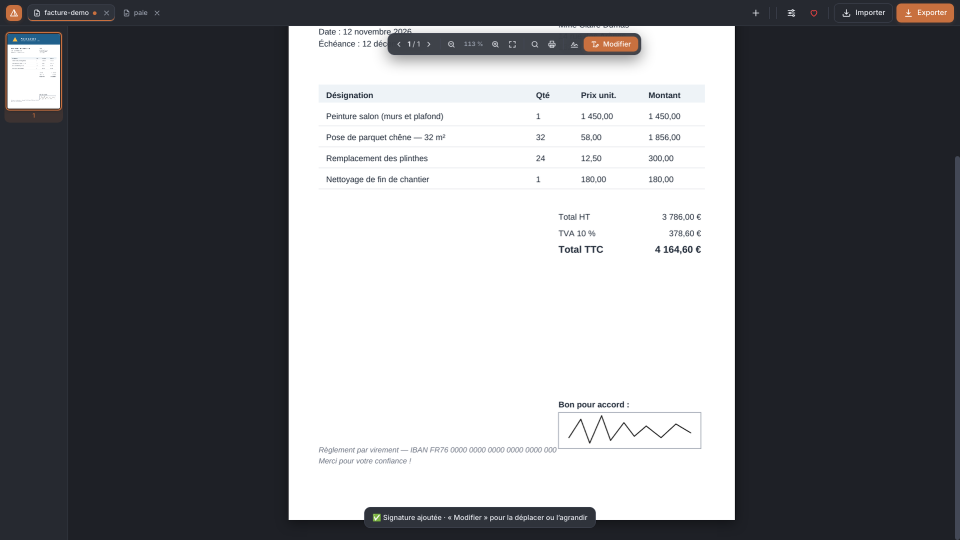
#> input picture store/captures/2-signature.png, 1920 x 1080 px, given in place of icon.png, which was not available (shown at 1/2 size)
$ python promo.py
#> lines starting #> are read from the running program, lines starting #| are printed output that depends on the picture; after the words box and inside, x2 and y2 are one past the last pixel; in counts of white or black regions, pixels touching at a corner belong together
# Images promotionnelles du Microsoft Store : affiche 9:16, image carrée 1:1, image « héros » 16:9 (sans titre)
from PIL import Image, ImageDraw, ImageFilter, ImageFont
import os
H = os.path.dirname(os.path.abspath(__file__)); R = os.path.join(H, '..', '..')
ICON = Image.open(os.path.join(R, 'windows/build/icon.png')).convert('RGBA')
CAP = lambda n: Image.open(os.path.join(R, 'store/captures', n)).convert('RGB')
F = lambda w, s: ImageFont.truetype(f'/usr/share/fonts/opentype/inter/{"InterDisplay-" + w if w != "Regular" else "Inter-Regular"}.otf', s)
BG1, BG2, ACC = (24, 26, 32), (44, 34, 30), (200, 112, 63)

def bg(w, h):
#> called with w = 3840, h = 2160
    im = Image.new('RGB', (w, h), BG1); d = ImageDraw.Draw(im)
    for y in range(h):
        t = y / h; d.line([(0, y), (w, y)], fill=tuple(int(BG1[i] + (BG2[i] - BG1[i]) * t) for i in range(3)))
    glow = Image.new('L', (w, h), 0); ImageDraw.Draw(glow).ellipse([w * .45, -h * .25, w * 1.25, h * .55], fill=90)
#> after `glow = Image.new('L', (w, h), 0)`: glow: PIL image 3840x2160 L; every value is 0
#> after `ImageDraw.Draw(glow).ellipse([w * 0.45, -h * 0.25, w * 1.25, h * 0.55]`:
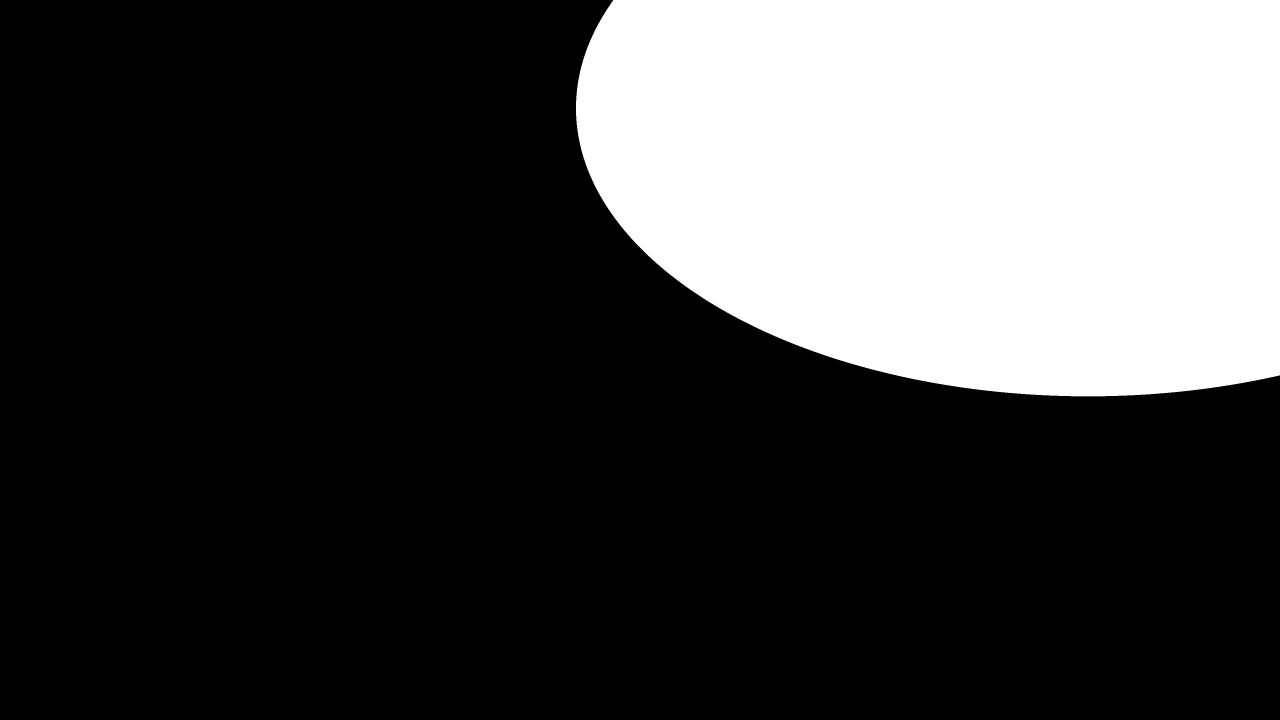
#> glow: PIL image 3840x2160 L (shown at 1/3 size); values 0 (black) and 90 (white), 26.6% white; 1 white region, box (x1, y1, x2, y2) and area: (1728, 0, 3840, 1189) 2202176
    glow = glow.filter(ImageFilter.GaussianBlur(min(w, h) // 6))
    im.paste(Image.new('RGB', (w, h), ACC), (0, 0), glow)
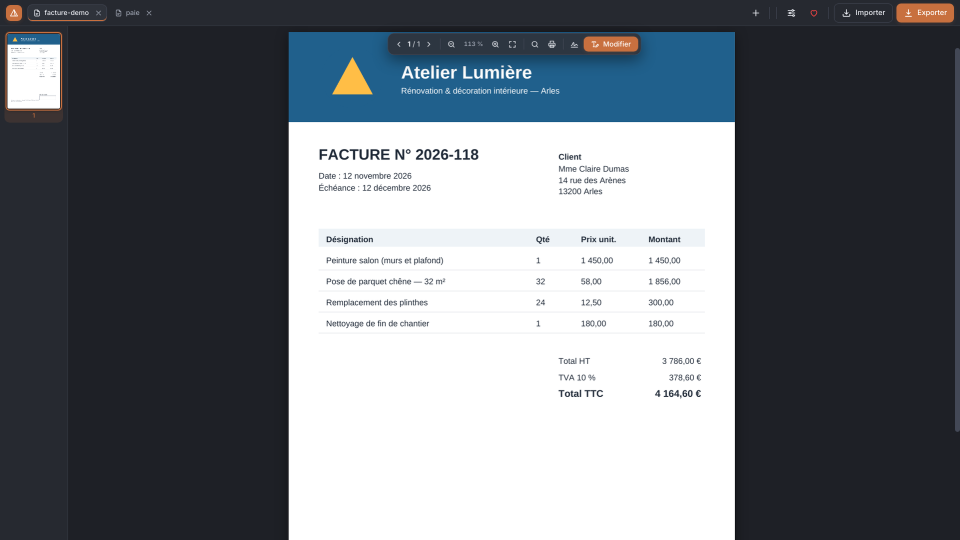
#> input picture store/captures/1-lecture.png, 1920 x 1080 px (shown at 1/2 size)
    return im

def shot(im, cap, box, radius=28):
#> called with box = (330, 470, 2050), radius = 28
    x, y, w = box
#> x = 330; y = 470; w = 2050
    c = cap.resize((w, int(w * cap.height / cap.width)), Image.LANCZOS)
    sh = Image.new('L', (c.width + 160, c.height + 160), 0)
#> sh: PIL image 2210x1313 L; every value is 0
    ImageDraw.Draw(sh).rounded_rectangle([80, 100, 80 + c.width, 100 + c.height], radius, fill=170)
#> sh: PIL image 2210x1313 L; values 0 (black) and 170 (white), 81.5% white; 1 black region, box (x1, y1, x2, y2) and area: (0, 0, 2210, 1313) 535572
    sh = sh.filter(ImageFilter.GaussianBlur(40)); im.paste((0, 0, 0), (x - 80, y - 80), sh)
    m = Image.new('L', c.size, 0); ImageDraw.Draw(m).rounded_rectangle([0, 0, c.width - 1, c.height - 1], radius, fill=255)
#> after `m = Image.new('L', c.size, 0)`: m: PIL image 2050x1153 L; every value is 0
#> after `ImageDraw.Draw(m).rounded_rectangle([0, 0, c.width - 1, c.height - 1],`: m: PIL image 2050x1153 L; 100% white; 4 black regions, box (x1, y1, x2, y2) and area: (0, 0, 23, 23) 174, (2027, 0, 2050, 23) 174, (0, 1130, 23, 1153) 174, (2027, 1130, 2050, 1153) 174
    im.paste(c, (x, y), m)
    ImageDraw.Draw(im).rounded_rectangle([x, y, x + c.width - 1, y + c.height - 1], radius, outline=(255, 255, 255, 40), width=2)
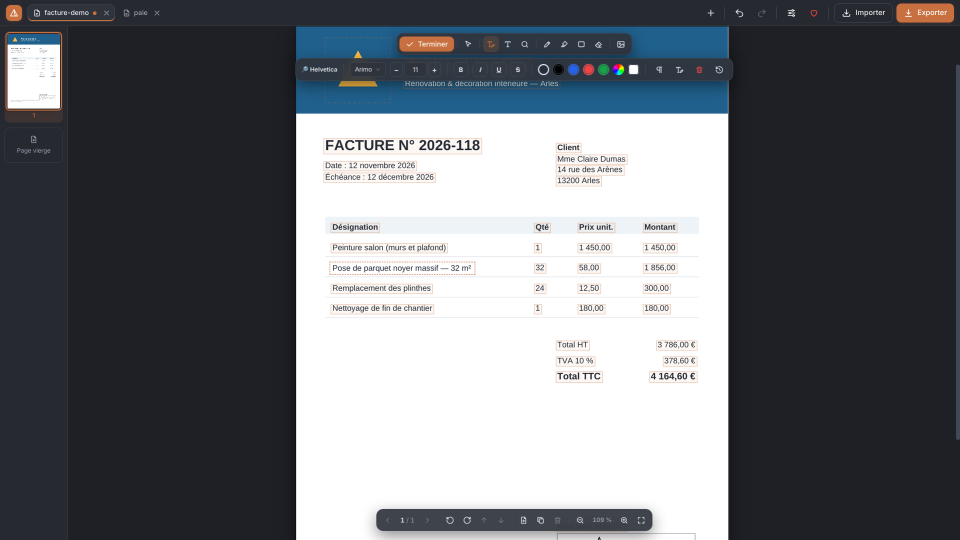
#> input picture store/captures/3-modification-texte.png, 1920 x 1080 px (shown at 1/2 size)
#> in bg (call 2), `glow = Image.new('L', (w, h), 0)`: glow: PIL image 1440x2160 L; every value is 0
#> in bg (call 2), `ImageDraw.Draw(glow).ellipse([w * 0.45, -h * 0.25, w * 1.25, h * 0.55]`: glow: PIL image 1440x2160 L; values 0 (black) and 90 (white), 26.5% white; 1 white region, box (x1, y1, x2, y2) and area: (648, 0, 1440, 1189) 825755

def icon(im, x, y, s):
#> called with x = 520, y = 230, s = 400
    i = ICON.resize((s, s), Image.LANCZOS); m = Image.new('L', (s, s), 0)
#> after `m = Image.new('L', (s, s), 0)`: m: PIL image 400x400 L; every value is 0
    ImageDraw.Draw(m).rounded_rectangle([0, 0, s - 1, s - 1], s // 5, fill=255)
#> m: PIL image 400x400 L; 96.5% white; 4 black regions, box (x1, y1, x2, y2) and area: (0, 0, 72, 72) 1400, (328, 0, 400, 72) 1400, (0, 328, 72, 400) 1400, (328, 328, 400, 400) 1400
    a = Image.composite(i, Image.new('RGBA', (s, s)), m); im.paste(a, (x, y), a)
#> after `im.paste(a, (x, y), a)`:
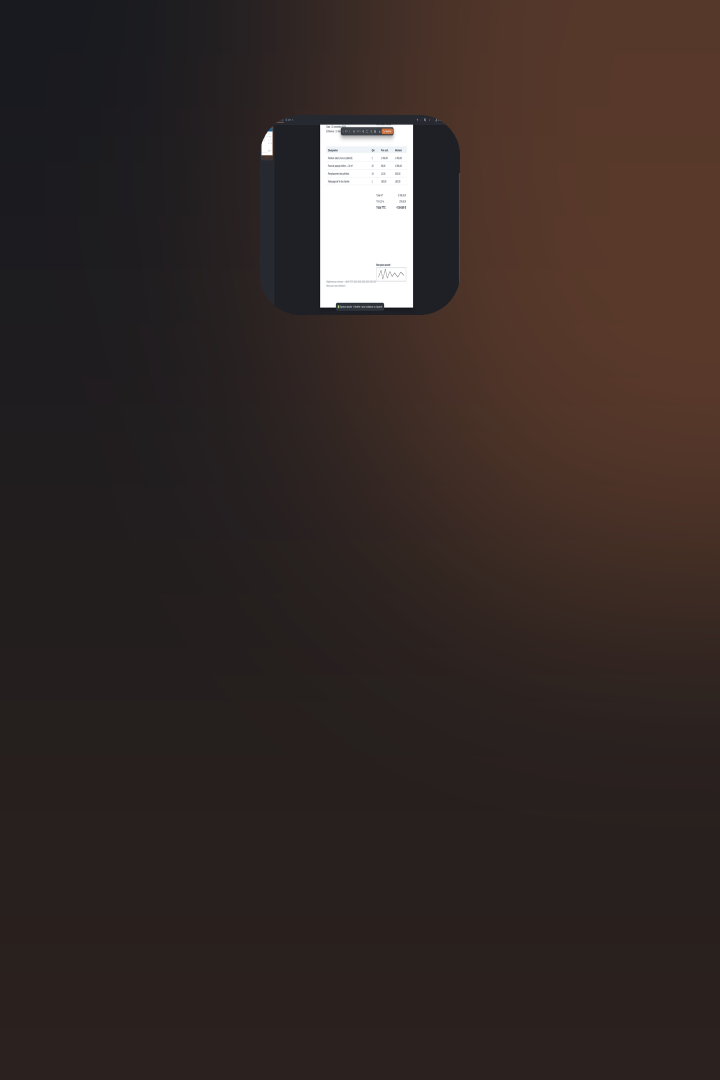
#> im: PIL image 1440x2160 RGB (shown at 1/2 size); mean R, G, B 52.7, 41.5, 38.1

def ctext(d, cx, y, txt, font, fill):
    w = d.textlength(txt, font=font); d.text((cx - w / 2, y), txt, font=font, fill=fill)

# 16:9 héros (sans titre)
im = bg(3840, 2160)
shot(im, CAP('1-lecture.png'), (330, 470, 2050))
shot(im, CAP('3-modification-texte.png'), (1480, 260, 2050))
im.save(os.path.join(H, 'heros-16x9.png'), optimize=True)

# 9:16 affiche
im = bg(1440, 2160); d = ImageDraw.Draw(im)
icon(im, 520, 230, 400)
ctext(d, 720, 700, 'Pyramid PDF', F('Bold', 150), (245, 246, 250))
ctext(d, 720, 900, 'Lire · Modifier · Signer', F('Medium', 76), (225, 200, 185))
ctext(d, 720, 1000, 'Scanner · Imprimer', F('Medium', 76), (225, 200, 185))
shot(im, CAP('3-modification-texte.png'), (110, 1300, 1220), 22)
#> call 3 of shot, with box = (110, 1300, 1220), radius = 22
#> in shot (call 3), `x, y, w = box`: x = 110; y = 1300; w = 1220
#> in shot (call 3), `sh = Image.new('L', (c.width + 160, c.height + 160), 0)`: sh: PIL image 1380x846 L; every value is 0
#> in shot (call 3), `ImageDraw.Draw(sh).rounded_rectangle([80, 100, 80 + c.width, 100 + c.h..`: sh: PIL image 1380x846 L; values 0 (black) and 170 (white), 71.8% white; 1 black region, box (x1, y1, x2, y2) and area: (0, 0, 1380, 846) 329097
#> in shot (call 3), `m = Image.new('L', c.size, 0)`: m: PIL image 1220x686 L; every value is 0
#> in shot (call 3), `ImageDraw.Draw(m).rounded_rectangle([0, 0, c.width - 1, c.height - 1],`:
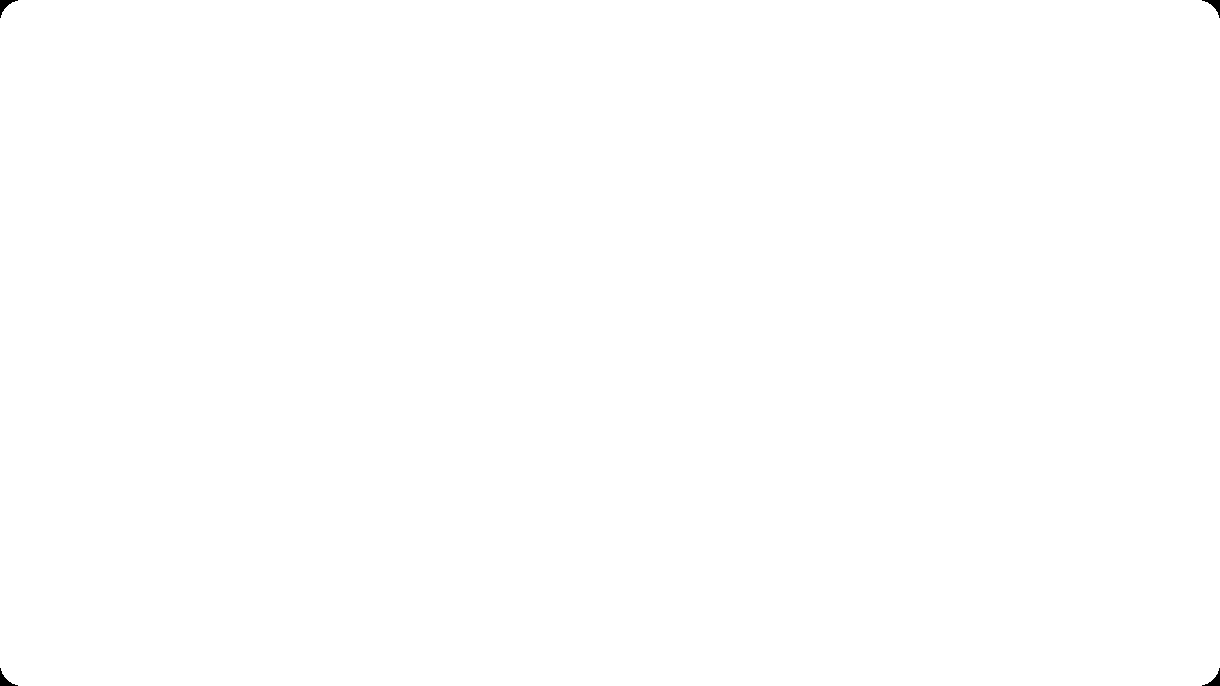
#> m: PIL image 1220x686 L; 99.9% white; 4 black regions, box (x1, y1, x2, y2) and area: (0, 0, 18, 18) 111, (1202, 0, 1220, 18) 111, (0, 668, 18, 686) 111, (1202, 668, 1220, 686) 111
im.save(os.path.join(H, 'affiche-9x16.png'), optimize=True)

# 1:1 carrée
im = bg(2160, 2160); d = ImageDraw.Draw(im)
#> call 3 of bg, with w = 2160, h = 2160
#> in bg (call 3), `glow = Image.new('L', (w, h), 0)`: glow: PIL image 2160x2160 L; every value is 0
#> in bg (call 3), `ImageDraw.Draw(glow).ellipse([w * 0.45, -h * 0.25, w * 1.25, h * 0.55]`: glow: PIL image 2160x2160 L; values 0 (black) and 90 (white), 26.5% white; 1 white region, box (x1, y1, x2, y2) and area: (972, 0, 2160, 1189) 1238674
#> in bg (call 3), `glow = glow.filter(ImageFilter.GaussianBlur(min(w, h) // 6))`:
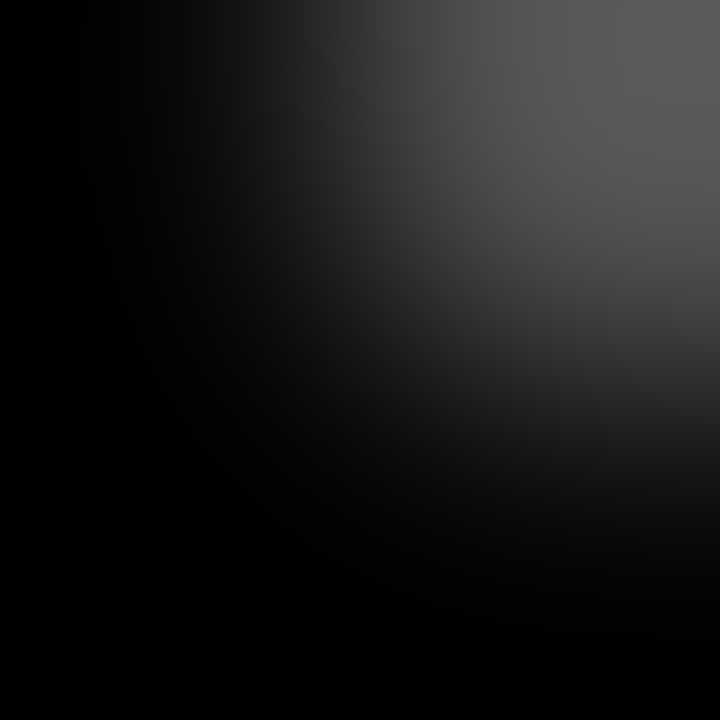
#> glow: PIL image 2160x2160 L (shown at 1/3 size); min 0, max 90, mean 23.7
#> in bg (call 3), `im.paste(Image.new('RGB', (w, h), ACC), (0, 0), glow)`:
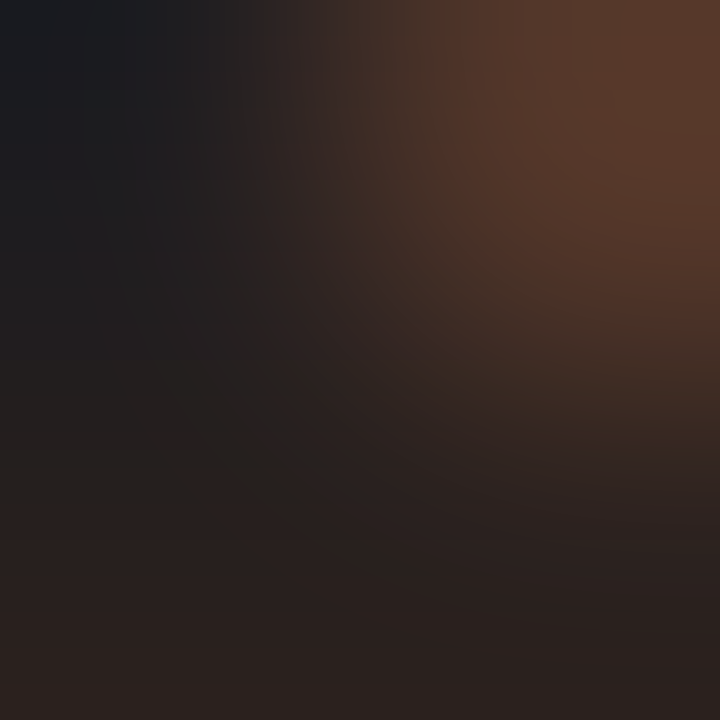
#> im: PIL image 2160x2160 RGB (shown at 1/3 size); mean R, G, B 49.4, 37.3, 33.5
icon(im, 730, 420, 700)
#> in icon (call 2), `m = Image.new('L', (s, s), 0)`: m: PIL image 700x700 L; every value is 0
ctext(d, 1080, 1260, 'Pyramid PDF', F('Bold', 230), (245, 246, 250))
ctext(d, 1080, 1560, 'Lire · Modifier · Signer · Scanner', F('Medium', 96), (225, 200, 185))
im.save(os.path.join(H, 'carree-1x1.png'), optimize=True)
print('ok')
